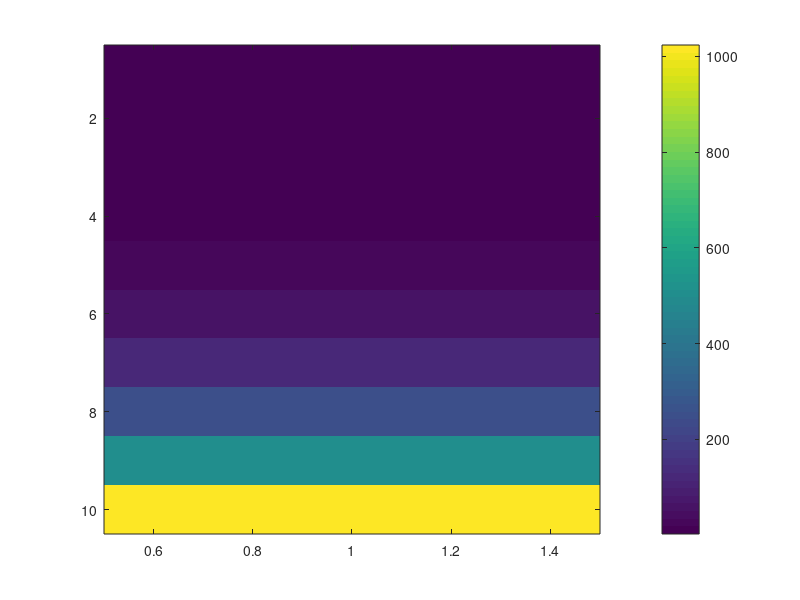

Recreate this plot in MATLAB.
X = [[1,2104,5,1,45];[1,1416,3,2,40];[1,1534,3,2,30];[1,852,2,1,36]];
y = [460;232;315;178];
F = pinv(X'*X)*X'*y;
save hello.txt F -ascii;
save hello.mat F -ascii;
X = magic(15);
#imagesc(X),colorbar, colormap gray;
v = zeros(10,1);
for i = 1:10
  v(i) = 2^i;
endfor
imagesc(v),colorbar;